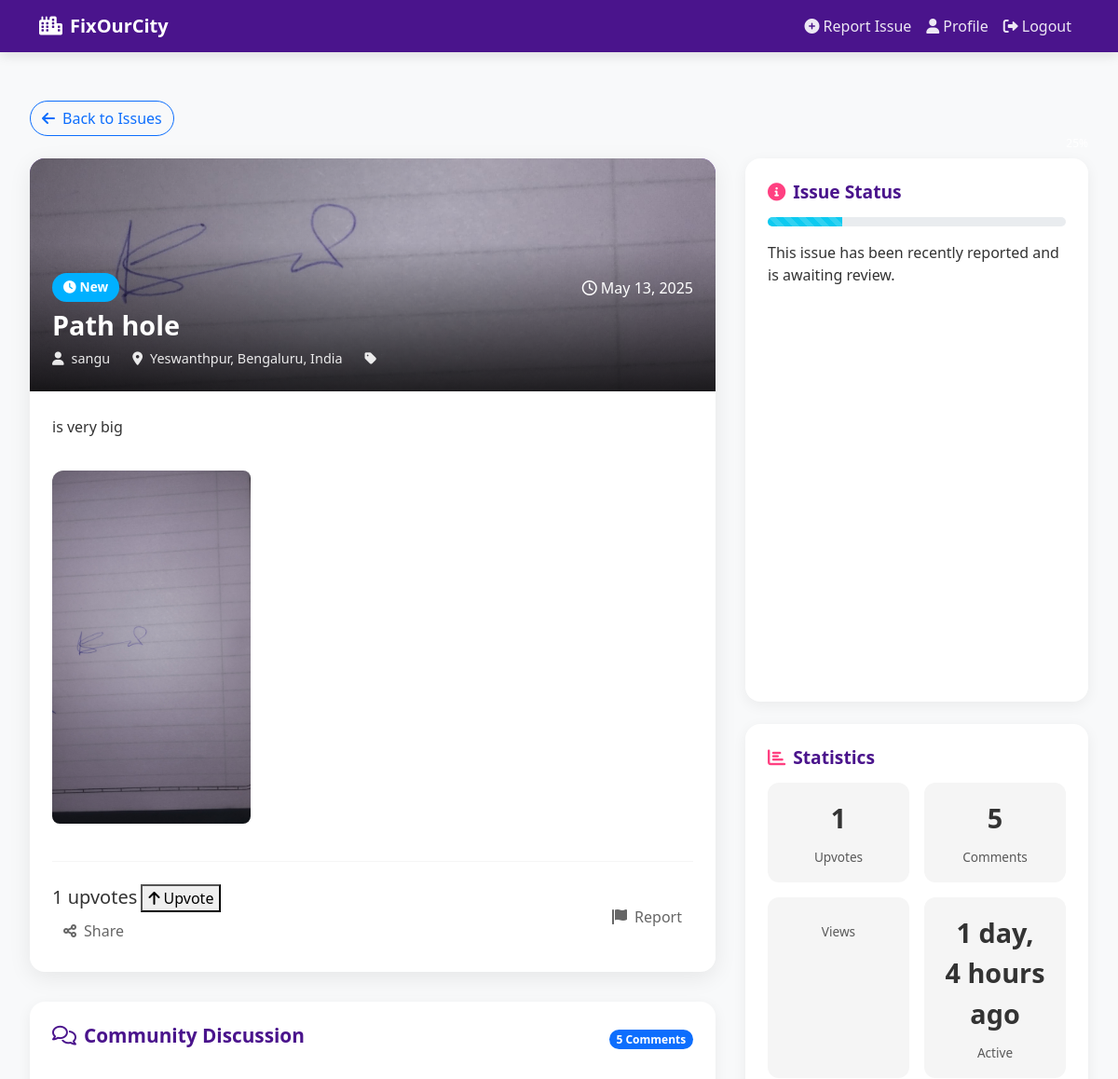
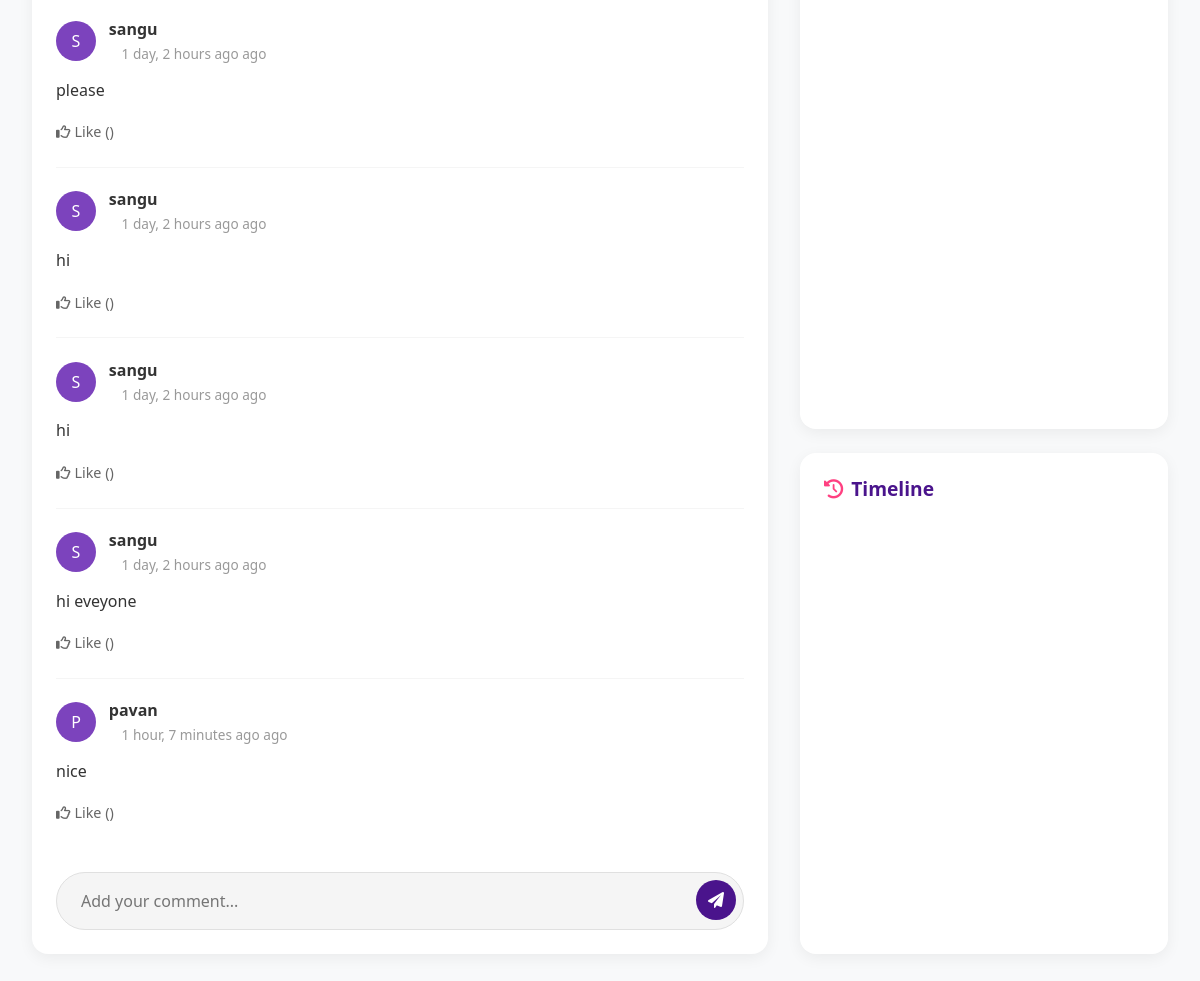
The page /issues/detail/3/ (signed in) on the database its author committed (2 pictures, top to bottom).
### issues/models.py (models this page shows, shortened)
class Issue(models.Model):
    STATUS_CHOICES = [
        ('new', 'New'),
        ('pending', 'Pending'),
        ('in_progress', 'In Progress'),
        ('completed', 'Completed')
    ]
    title = models.CharField(max_length=255)
    description = models.TextField()
    location = models.TextField()
    latitude = models.FloatField(null=True, blank=True)
    longitude = models.FloatField(null=True, blank=True)
    address = models.CharField(max_length=512, null=True, blank=True)
    status = models.CharField(max_length=50, choices=STATUS_CHOICES, default='new')
    upvotes_count = models.PositiveIntegerField(default=0)
    reported_by = models.ForeignKey(User, on_delete=models.CASCADE, related_name='reported_issues')
    contractor = models.ForeignKey('contractor.Contractor', null=True, blank=True, on_delete=models.SET_NULL, related_name='assigned_issues')
    government_authority = models.ForeignKey('authorities.Authority', on_delete=models.CASCADE, related_name='jurisdiction_issues')
    created_at = models.DateTimeField(auto_now_add=True)
    updated_at = models.DateTimeField(auto_now=True)
    completed_at = models.DateTimeField(null=True, blank=True)

class IssueImage(models.Model):
    issue = models.ForeignKey(Issue, on_delete=models.CASCADE, related_name='images')
    image = models.ImageField(upload_to='issue_images/')
    caption = models.CharField(max_length=255, blank=True)
    uploaded_by = models.ForeignKey(User, on_delete=models.CASCADE)
    uploaded_at = models.DateTimeField(auto_now_add=True)

class Comment(models.Model):
    issue = models.ForeignKey(Issue, on_delete=models.CASCADE, related_name='comments')
    user = models.ForeignKey(User, on_delete=models.CASCADE, related_name='issue_comments')
    content = models.TextField()
    created_at = models.DateTimeField(auto_now_add=True)
    updated_at = models.DateTimeField(auto_now=True)
    parent = models.ForeignKey('self', null=True, blank=True, on_delete=models.CASCADE, related_name='replies')

### public/models.py (models this page shows)
class User(AbstractUser):
    ROLE_CHOICES = [
        ('public', 'Public'),
        ('authority', 'Authority'),
        ('contractor', 'Contractor'),
        ('admin', 'Admin')
    ]
    role = models.CharField(max_length=20, choices=ROLE_CHOICES, default='public')
    contact_info = models.CharField(max_length=255, blank=True)
    profile_picture = models.ImageField(upload_to='profile_pictures/', null=True, blank=True)
    created_at = models.DateTimeField(auto_now_add=True)
    updated_at = models.DateTimeField(auto_now=True)

### issues/views.py (the view)
# urls.py: path('detail/<int:issue_id>/', views.issue_detail, name='issue_detail'),
@login_required
def issue_detail(request, issue_id):
    issue = get_object_or_404(Issue, id=issue_id)
    images = issue.images.all()
    comments = issue.comments.all()
    if request.method == 'POST':
        comment_form = CommentForm(request.POST)
        if comment_form.is_valid():
            comment = comment_form.save(commit=False)
            comment.issue = issue
            comment.user = request.user
            comment.save()
            messages.success(request, 'Comment added successfully!')
            return redirect('issue_detail', issue_id=issue.id)
    else:
        comment_form = CommentForm()
    context = {
        'issue': issue,
        'images': images,
        'comments': comments,
        'comment_form': comment_form
    }
    return render(request, 'issue_detail.html', context)

### templates/issue_detail.html (shortened to what this page needs)
{% load customfilters %}
{% load static %}
<!DOCTYPE html>
<html lang="en">
<head>
    <link href="https://cdnjs.cloudflare.com/ajax/libs/bootstrap/5.3.2/css/bootstrap.min.css" rel="stylesheet">
    <link href="https://cdnjs.cloudflare.com/ajax/libs/font-awesome/6.0.0/css/all.min.css" rel="stylesheet">
    <link href="https://cdnjs.cloudflare.com/ajax/libs/animate.css/4.1.1/animate.min.css" rel="stylesheet">
    <link href="https://cdnjs.cloudflare.com/ajax/libs/aos/2.3.4/aos.css" rel="stylesheet">
</head>
<body>
    <nav class="navbar navbar-expand-lg fixed-top">
        <div class="container">
            <a class="navbar-brand" href="{% url 'home' %}">
                <i class="fas fa-city me-2"></i>FixOurCity
            </a>
            <div class="collapse navbar-collapse" id="navbarNav">
                <ul class="navbar-nav ms-auto">
                    {% if user.role == 'public' %}
                    <li class="nav-item">
                        <a class="nav-link" href="{% url 'create_issue' %}"><i class="fas fa-plus-circle me-1"></i>Report Issue</a>
                    </li>
                    {% elif user.role == 'authority' %}
                    <li class="nav-item">
                        <a class="nav-link" href="{% url 'authority_dashboard' %}"><i class="fas fa-tachometer-alt me-1"></i>Dashboard</a>
                    </li>
                    {% elif user.role == 'contractor' %}
                    <li class="nav-item">
                        <a class="nav-link" href="{% url 'contractor_dashboard' %}"><i class="fas fa-tachometer-alt me-1"></i>Dashboard</a>
                    </li>
                    {% endif %}
                    <li class="nav-item">
                        <a class="nav-link" href="{% url 'profile' %}"><i class="fas fa-user me-1"></i>Profile</a>
                    </li>
                    <li class="nav-item">
                        <a class="nav-link" href="{% url 'logout' %}"><i class="fas fa-sign-out-alt me-1"></i>Logout</a>
                    </li>
                </ul>
            </div>
        </div>
    </nav>
    <div class="main-container">
        <div class="mb-4">
            <a href="{% url 'view_issues' %}" class="btn btn-outline-primary rounded-pill">
                <i class="fas fa-arrow-left me-2"></i>Back to Issues
            </a>
        </div>
        <div class="issue-detail-container">
            <div class="animate-fade-in">
                <div class="issue-main-card" data-aos="fade-up">
                    <div class="issue-header" style="background-image: url({% if issue.images.first %}{{ issue.images.first.image.url }}{% else %}{% static 'images/default-issue.jpg' %}{% endif %});">
                        <div class="issue-header-overlay">
                            <div class="d-flex justify-content-between align-items-center mb-2">
                                <span class="issue-status status-{{ issue.status|lower }}">
                                    <i class="fas fa-{{ issue.status|status_icon }} me-1"></i>{{ issue.get_status_display }}
                                </span>
                                <span class="text-white"><i class="far fa-clock me-1"></i>{{ issue.created_at|date:"F d, Y" }}</span>
                            </div>
                            <h1 class="issue-title">{{ issue.title }}</h1>
                            <div class="issue-meta">
                                <div class="issue-meta-item">
                                    <i class="fas fa-user"></i>
                                    <span>{{ issue.reported_by.username }}</span>
                                </div>
                                <div class="issue-meta-item">
                                    <i class="fas fa-map-marker-alt"></i>
                                    <span>{{ issue.address }}</span>
                                </div>
                                <div class="issue-meta-item">
                                    <i class="fas fa-tag"></i>
                                </div>
                            </div>
                        </div>
                    </div>
                    <div class="issue-body">
                        <p class="issue-description" data-aos="fade-up" data-aos-delay="100">{{ issue.description }}</p>
                        {% if issue.images.all %}
                        <div class="issue-media" data-aos="fade-up" data-aos-delay="200">
                            <div class="row">
                                {% for image in issue.images.all %}
                                <div class="col-md-4 mb-3">
                                    <img src="{{ image.image.url }}" alt="Issue Image" class="img-fluid rounded-3">
                                </div>
                                {% endfor %}
                            </div>
                        </div>
                        {% endif %}
                        <div class="issue-actions" data-aos="fade-up" data-aos-delay="300">
                            <div>
                                <div class="upvote-section">
                                    <span id="upvotes-count" class="h5 mb-0">{{ issue.upvotes_count }} upvotes</span>
                                    {% if user.is_authenticated %}
                                        <button class="upvote-btn" onclick="upvoteIssue({{ issue.id }})" id="upvote-button">
                                            <i class="fas fa-arrow-up"></i>
                                            {% if user in issue.upvotes.all %}
                                                Remove Upvote
                                            {% else %}
                                                Upvote
                                            {% endif %}
                                        </button>
                                    {% endif %}
                                </div>
                                <button class="action-btn share-btn">
                                    <i class="fas fa-share-alt"></i>
                                    <span>Share</span>
                                </button>
                            </div>
                            {% if user.is_authenticated %}
                            <button class="action-btn report-btn">
                                <i class="fas fa-flag"></i>
                                <span>Report</span>
                            </button>
                            {% endif %}
                        </div>
                    </div>
                </div>
                <div class="comments-section" data-aos="fade-up" data-aos-delay="400">
                    <div class="comments-header">
                        <h3 class="comments-title"><i class="far fa-comments me-2"></i>Community Discussion</h3>
                        <span class="badge bg-primary rounded-pill">{{ comments.count }} Comments</span>
                    </div>
                    <div class="comments-list">
                        {% for comment in comments %}
                        <div class="comment-card">
                            <div class="comment-header">
                                <div class="comment-avatar">{{ comment.user.username|first|upper }}</div>
                                <div>
                                    <div class="comment-user">{{ comment.user.username }}</div>
                                    <span class="comment-time">{{ comment.created_at|timesince }} ago</span>
                                </div>
                            </div>
                            <div class="comment-text">
                                {{ comment.content }}
                            </div>
                            <div class="comment-actions">
                                <button class="comment-action-btn">
                                    <i class="far fa-thumbs-up me-1"></i>Like ({{ comment.likes.count }})
                                </button>
                            </div>
                        </div>
                        {% endfor %}
                    </div>
                    {% if user.is_authenticated %}
                    <div class="comment-form">
                        <form method="post" id="comment-form">
                                <input type="text" name="content" class="comment-input" placeholder="Add your comment..." required>                            <button type="submit" class="comment-submit-btn">
                                <i class="fas fa-paper-plane"></i>
                            </button>
                        </form>
                    </div>
                    {% endif %}
                </div>
            </div>
            <div class="info-section">
                <div class="info-card" data-aos="fade-left" data-aos-delay="100">
                    <h3 class="info-card-title"><i class="fas fa-info-circle"></i>Issue Status</h3>
                    <div class="progress mb-3" style="height: 10px;">
                        <div class="progress-bar bg-{{ issue.status|status_color }} progress-bar-striped"
                             role="progressbar"
                             style="width: {{ issue.status|status_progress }}%;"
                             aria-valuenow="{{ issue.status|status_progress }}"
                             aria-valuemin="0"
                             aria-valuemax="100">
                        </div>
                    </div>
                    <p>{{ issue.status|status_description }}</p>
                </div>
                <div class="info-card" data-aos="fade-left" data-aos-delay="300">
                    <h3 class="info-card-title"><i class="fas fa-chart-bar"></i>Statistics</h3>
                    <div class="stats-grid">
                        <div class="stat-item">
                            <span class="stat-value">{{ issue.upvotes.count }}</span>
                            <span class="stat-label">Upvotes</span>
                        </div>
                        <div class="stat-item">
                            <span class="stat-value">{{ comments.count }}</span>
                            <span class="stat-label">Comments</span>
                        </div>
                        <div class="stat-item">
                            <span class="stat-label">Views</span>
                        </div>
                        <div class="stat-item">
                            <span class="stat-value">{{ issue.created_at|timesince }}</span>
                            <span class="stat-label">Active</span>
                        </div>
                    </div>
                </div>
                <div class="info-card" data-aos="fade-left" data-aos-delay="400">
                    <h3 class="info-card-title"><i class="fas fa-history"></i>Timeline</h3>
                </div>
            </div>
        </div>
    </div>
</body>
</html>

### rows shown on the page
Issue: images.first.image (picture), status "New", created_at "May 13, 2025", title "Path hole", reported_by.username "sangu", address "Yeswanthpur, Bengaluru, India", description "is very big", upvotes_count "1", count "5", status|status_description "This issue has been recently reported and is awaiting review.", upvotes.count "1", created_at "1 day, 4 hours ago"
IssueImage: image (picture)
Comment: user.username|first "S", user.username "sangu", created_at "1 day, 2 hours ago", content "please"
Comment: user.username|first "S", user.username "sangu", created_at "1 day, 2 hours ago", content "hi"
Comment: user.username|first "S", user.username "sangu", created_at "1 day, 2 hours ago", content "hi"
Comment: user.username|first "S", user.username "sangu", created_at "1 day, 2 hours ago", content "hi eveyone"
Comment: user.username|first "P", user.username "pavan", created_at "1 hour, 7 minutes ago", content "nice"

### other values the page prints
{{ comments.count }} "5"
